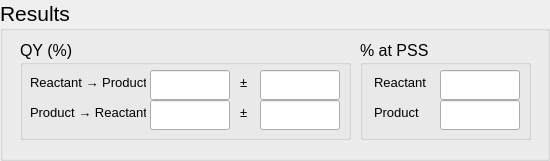
    <widget class="QGroupBox" name="groupBox_7">
     <property name="geometry">
      <rect>
       <x>560</x>
       <y>720</y>
       <width>550</width>
       <height>161</height>
      </rect>
     </property>
     <property name="font">
      <font>
       <pointsize>16</pointsize>
      </font>
     </property>
     <property name="title">
      <string>Results</string>
     </property>
     <widget class="QGroupBox" name="groupBox_8">
      <property name="geometry">
       <rect>
        <x>360</x>
        <y>40</y>
        <width>171</width>
        <height>100</height>
       </rect>
      </property>
      <property name="font">
       <font>
        <pointsize>12</pointsize>
       </font>
      </property>
      <property name="title">
       <string>% at PSS</string>
      </property>
      <widget class="QLabel" name="label_PSS_R">
       <property name="geometry">
        <rect>
         <x>14</x>
         <y>30</y>
         <width>75</width>
         <height>25</height>
        </rect>
       </property>
       <property name="sizePolicy">
        <sizepolicy hsizetype="Expanding" vsizetype="Preferred">
         <horstretch>0</horstretch>
         <verstretch>0</verstretch>
        </sizepolicy>
       </property>
       <property name="maximumSize">
        <size>
         <width>100</width>
         <height>50</height>
        </size>
       </property>
       <property name="font">
        <font>
         <pointsize>10</pointsize>
        </font>
       </property>
       <property name="text">
        <string>Reactant</string>
       </property>
      </widget>
      <widget class="QLabel" name="label_PSS_P">
       <property name="geometry">
        <rect>
         <x>14</x>
         <y>60</y>
         <width>75</width>
         <height>25</height>
        </rect>
       </property>
       <property name="sizePolicy">
        <sizepolicy hsizetype="Expanding" vsizetype="Preferred">
         <horstretch>0</horstretch>
         <verstretch>0</verstretch>
        </sizepolicy>
       </property>
       <property name="maximumSize">
        <size>
         <width>100</width>
         <height>50</height>
        </size>
       </property>
       <property name="font">
        <font>
         <pointsize>10</pointsize>
        </font>
       </property>
       <property name="text">
        <string>Product</string>
       </property>
      </widget>
      <widget class="QLineEdit" name="lineEdit_PSS_R">
       <property name="geometry">
        <rect>
         <x>80</x>
         <y>30</y>
         <width>80</width>
         <height>30</height>
        </rect>
       </property>
       <property name="font">
        <font>
         <pointsize>10</pointsize>
        </font>
       </property>
       <property name="readOnly">
        <bool>true</bool>
       </property>
      </widget>
      <widget class="QLineEdit" name="lineEdit_PSS_P">
       <property name="geometry">
        <rect>
         <x>80</x>
         <y>60</y>
         <width>80</width>
         <height>30</height>
        </rect>
       </property>
       <property name="font">
        <font>
         <pointsize>10</pointsize>
        </font>
       </property>
       <property name="readOnly">
        <bool>true</bool>
       </property>
      </widget>
     </widget>
     <widget class="QGroupBox" name="groupBox_18">
      <property name="geometry">
       <rect>
        <x>20</x>
        <y>40</y>
        <width>331</width>
        <height>100</height>
       </rect>
      </property>
      <property name="font">
       <font>
        <pointsize>12</pointsize>
       </font>
      </property>
      <property name="title">
       <string>QY (%)</string>
      </property>
      <widget class="QLabel" name="label_QY_PtoR">
       <property name="geometry">
        <rect>
         <x>10</x>
         <y>60</y>
         <width>116</width>
         <height>25</height>
        </rect>
       </property>
       <property name="sizePolicy">
        <sizepolicy hsizetype="Expanding" vsizetype="Fixed">
         <horstretch>0</horstretch>
         <verstretch>0</verstretch>
        </sizepolicy>
       </property>
       <property name="maximumSize">
        <size>
         <width>200</width>
         <height>75</height>
        </size>
       </property>
       <property name="font">
        <font>
         <pointsize>10</pointsize>
        </font>
       </property>
       <property name="text">
        <string>&lt;html&gt;&lt;head/&gt;&lt;body&gt;&lt;p&gt;Product → Reactant&lt;/p&gt;&lt;/body&gt;&lt;/html&gt;</string>
       </property>
      </widget>
      <widget class="QLabel" name="label_23">
       <property name="geometry">
        <rect>
         <x>220</x>
         <y>30</y>
         <width>10</width>
         <height>25</height>
        </rect>
       </property>
       <property name="sizePolicy">
        <sizepolicy hsizetype="Expanding" vsizetype="Preferred">
         <horstretch>0</horstretch>
         <verstretch>0</verstretch>
        </sizepolicy>
       </property>
       <property name="maximumSize">
        <size>
         <width>1000</width>
         <height>1000</height>
        </size>
       </property>
       <property name="font">
        <font>
         <pointsize>10</pointsize>
        </font>
       </property>
       <property name="text">
        <string>&lt;span&gt;&amp;#177;&lt;/span&gt;</string>
       </property>
      </widget>
      <widget class="QLabel" name="label_24">
       <property name="geometry">
        <rect>
         <x>220</x>
         <y>60</y>
         <width>10</width>
         <height>25</height>
        </rect>
       </property>
       <property name="sizePolicy">
        <sizepolicy hsizetype="Expanding" vsizetype="Preferred">
         <horstretch>0</horstretch>
         <verstretch>0</verstretch>
        </sizepolicy>
       </property>
       <property name="maximumSize">
        <size>
         <width>1000</width>
         <height>1000</height>
        </size>
       </property>
       <property name="font">
        <font>
         <pointsize>10</pointsize>
        </font>
       </property>
       <property name="text">
        <string>&lt;span&gt;&amp;#177;&lt;/span&gt;</string>
       </property>
      </widget>
      <widget class="QLabel" name="label_QY_RtoP">
       <property name="geometry">
        <rect>
         <x>10</x>
         <y>30</y>
         <width>116</width>
         <height>25</height>
        </rect>
       </property>
       <property name="sizePolicy">
        <sizepolicy hsizetype="Expanding" vsizetype="Fixed">
         <horstretch>0</horstretch>
         <verstretch>0</verstretch>
        </sizepolicy>
       </property>
       <property name="maximumSize">
        <size>
         <width>200</width>
         <height>75</height>
        </size>
       </property>
       <property name="font">
        <font>
         <pointsize>10</pointsize>
        </font>
       </property>
       <property name="text">
        <string>&lt;html&gt;&lt;head/&gt;&lt;body&gt;&lt;p&gt;Reactant → Product&lt;/p&gt;&lt;/body&gt;&lt;/html&gt;</string>
       </property>
      </widget>
      <widget class="QLineEdit" name="lineEdit_QY_RtoP">
       <property name="geometry">
        <rect>
         <x>130</x>
         <y>30</y>
         <width>80</width>
         <height>30</height>
        </rect>
       </property>
       <property name="font">
        <font>
         <pointsize>10</pointsize>
        </font>
       </property>
       <property name="readOnly">
        <bool>true</bool>
       </property>
      </widget>
      <widget class="QLineEdit" name="lineEdit_QY_PtoR">
       <property name="geometry">
        <rect>
         <x>130</x>
         <y>60</y>
         <width>80</width>
         <height>30</height>
        </rect>
       </property>
       <property name="font">
        <font>
         <pointsize>10</pointsize>
        </font>
       </property>
       <property name="readOnly">
        <bool>true</bool>
       </property>
      </widget>
      <widget class="QLineEdit" name="lineEdit_QYerror_RtoP">
       <property name="geometry">
        <rect>
         <x>240</x>
         <y>30</y>
         <width>80</width>
         <height>30</height>
        </rect>
       </property>
       <property name="font">
        <font>
         <pointsize>10</pointsize>
        </font>
       </property>
       <property name="readOnly">
        <bool>true</bool>
       </property>
      </widget>
      <widget class="QLineEdit" name="lineEdit_QYerror_PtoR">
       <property name="geometry">
        <rect>
         <x>240</x>
         <y>60</y>
         <width>80</width>
         <height>30</height>
        </rect>
       </property>
       <property name="font">
        <font>
         <pointsize>10</pointsize>
        </font>
       </property>
       <property name="readOnly">
        <bool>true</bool>
       </property>
      </widget>
     </widget>
    </widget>
